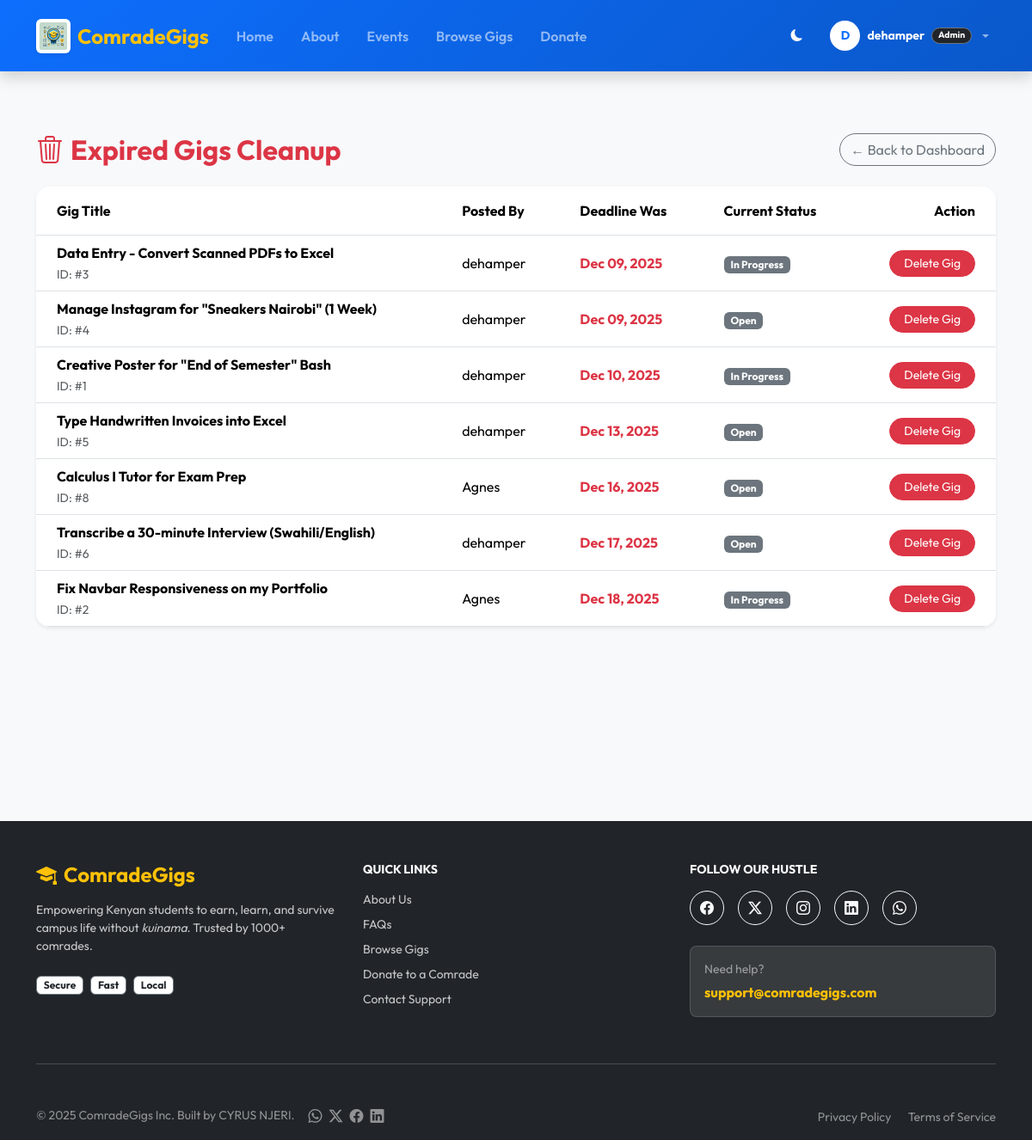
Before: /admin-panel/expired/ (signed in) with the older database file.
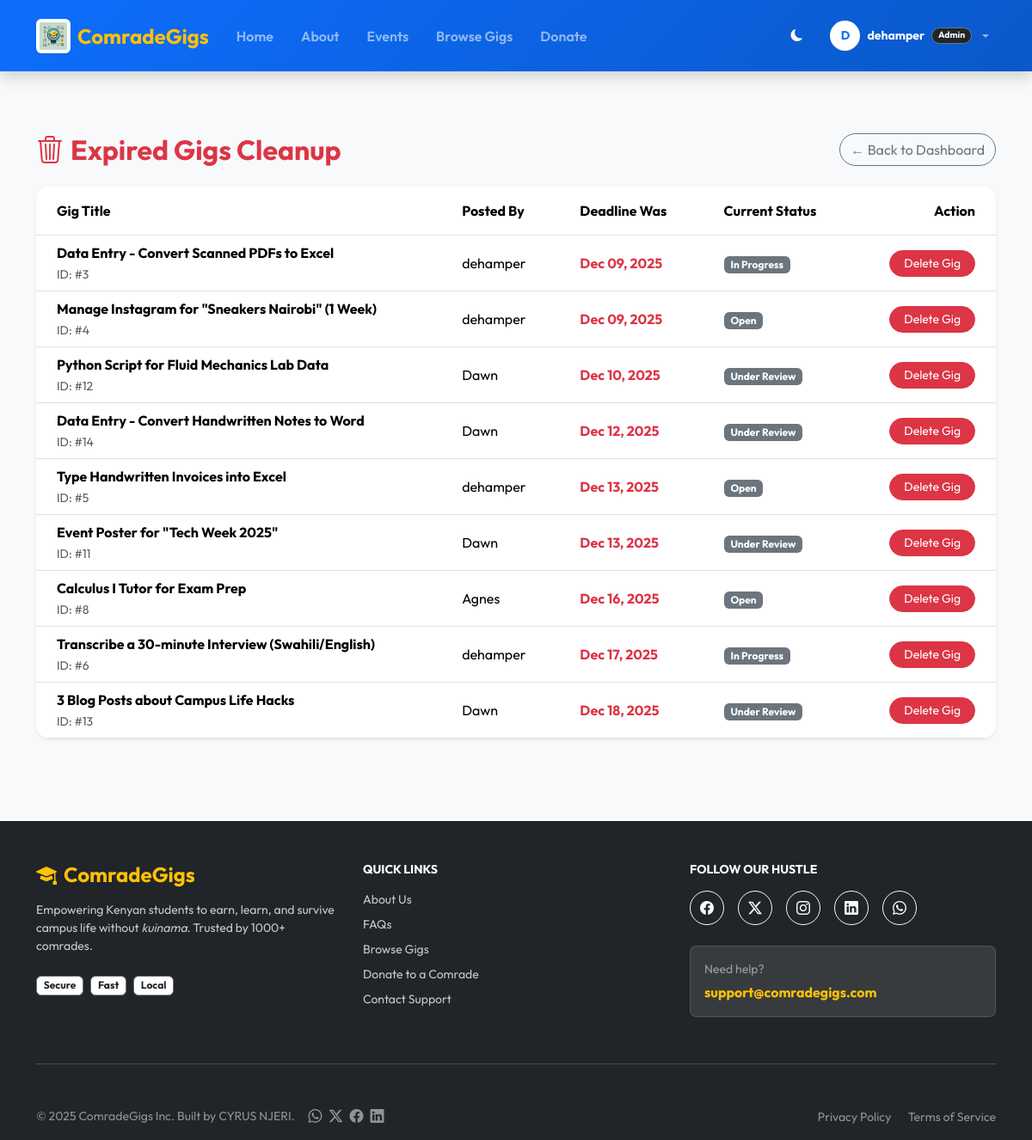
After: the same page with the newer database file.
### myapp/models.py (models this page shows, shortened)
class Job(models.Model):
    STATUS_CHOICES = (
        ('open', 'Open'),
        ('review', 'Under Review'),
        ('assigned', 'In Progress'),
        ('completed', 'Completed'),
        ('cancelled', 'Cancelled'),
    )
    client = models.ForeignKey(User, on_delete=models.CASCADE, related_name='posted_jobs')
    assigned_to = models.ForeignKey(User, on_delete=models.SET_NULL, null=True, blank=True, related_name='assigned_jobs')
    title = models.CharField(max_length=200)
    description = models.TextField()
    required_skills = models.ManyToManyField(Skill, blank=True)
    budget = models.DecimalField(max_digits=10, decimal_places=2)
    deadline = models.DateTimeField(null=True, blank=True)
    status = models.CharField(max_length=20, choices=STATUS_CHOICES, default='review')
    created_at = models.DateTimeField(auto_now_add=True)
    completed_at = models.DateTimeField(null=True, blank=True)

class User(AbstractUser):
    role = models.CharField(max_length=10, choices=ROLE_CHOICES, default='student')
    is_account_verified = models.BooleanField(default=False)
    phone_number = models.CharField(max_length=15, blank=True, null=True, help_text="Required for M-Pesa")
    profile_image = models.ImageField(upload_to='profiles/', blank=True, null=True)

### myapp/views.py (the view)
# urls.py: path('admin-panel/expired/', views.admin_manage_expired, name='admin_manage_expired'),
@login_required
def admin_manage_expired(request):
    if not request.user.is_superuser:
        return redirect('myapp:home')
    expired_jobs = Job.objects.filter(
        deadline__lt=timezone.now(),
        status__in=['open', 'review', 'assigned']
    ).order_by('deadline')
    return render(request, 'custom_admin/manage_expired.html', {'expired_jobs': expired_jobs})

### myapp/context_processors.py (called while the page is built)
def global_site_updates(request):
    if not request.user.is_authenticated:
        return {'site_updates': []}
    audience_filters = ['all']
    if request.user.role == 'student':
        audience_filters.append('student')
    elif request.user.role == 'client':
        audience_filters.append('client')
    elif request.user.role == 'donor':
        audience_filters.append('donor')
    updates = SiteUpdate.objects.filter(
        is_active=True,
        audience__in=audience_filters
    ).order_by('-created_at')[:3]
    return {'site_updates': updates}

### myapp/templates/custom_admin/manage_expired.html (shortened to what this page needs)
{% extends "base.html" %}
{% load static %}
{% block content %}
<section class="py-5 bg-light min-vh-100">
  <div class="container">
    <div class="d-flex justify-content-between align-items-center mb-4">
      <h2 class="fw-bold mb-0 text-danger">
          <i class="bi bi-trash3 me-2"></i>Expired Gigs Cleanup
      </h2>
      <a href="{% url 'myapp:admin_dashboard' %}" class="btn btn-outline-secondary rounded-pill">
          &larr; Back to Dashboard
      </a>
    </div>
    <div class="card border-0 shadow-sm rounded-4 overflow-hidden">
      <div class="card-body p-0">
        <div class="table-responsive">
          <table class="table table-hover align-middle mb-0">
            <thead class="bg-light">
              <tr>
                <th class="px-4 py-3">Gig Title</th>
                <th class="px-4 py-3">Posted By</th>
                <th class="px-4 py-3">Deadline Was</th>
                <th class="px-4 py-3">Current Status</th>
                <th class="px-4 py-3 text-end">Action</th>
              </tr>
            </thead>
            <tbody>
              {% for job in expired_jobs %}
              <tr>
                <td class="px-4">
                    <span class="fw-bold d-block">{{ job.title }}</span>
                    <small class="text-muted">ID: #{{ job.id }}</small>
                </td>
                <td class="px-4">
                    {{ job.client.username }}
                </td>
                <td class="px-4 text-danger fw-bold">
                    {{ job.deadline|date:"M d, Y" }}
                </td>
                <td class="px-4">
                    <span class="badge bg-secondary">{{ job.get_status_display }}</span>
                </td>
                <td class="px-4 text-end">
                    <a href="{% url 'myapp:admin_delete_gig' job.id %}" class="btn btn-danger btn-sm rounded-pill px-3" onclick="return confirm('Are you sure you want to permanently delete this gig?');">
                        Delete Gig
                    </a>
                </td>
              </tr>
              {% endfor %}
            </tbody>
          </table>
        </div>
      </div>
    </div>
  </div>
</section>
{% endblock %}

Changed rows visible on the page:
no longer on this page (row edited): Job: title "Creative Poster for \"End of Semester\" Bash", id "1", client.username "dehamper", deadline "Dec 10, 2025", status "In Progress"
no longer on this page (row edited): Job: title "Fix Navbar Responsiveness on my Portfolio", id "2", client.username "Agnes", deadline "Dec 18, 2025", status "In Progress"
added Job: title "Python Script for Fluid Mechanics Lab Data", id "12", client.username "Dawn", deadline "Dec 10, 2025", status "Under Review"
added Job: title "Data Entry - Convert Handwritten Notes to Word", id "14", client.username "Dawn", deadline "Dec 12, 2025", status "Under Review"
added Job: title "Event Poster for \"Tech Week 2025\"", id "11", client.username "Dawn", deadline "Dec 13, 2025", status "Under Review"
changed Job "Transcribe a 30-minute Interview (Swahili/English)": status "Open" → "In Progress"
added Job: title "3 Blog Posts about Campus Life Hacks", id "13", client.username "Dawn", deadline "Dec 18, 2025", status "Under Review"
